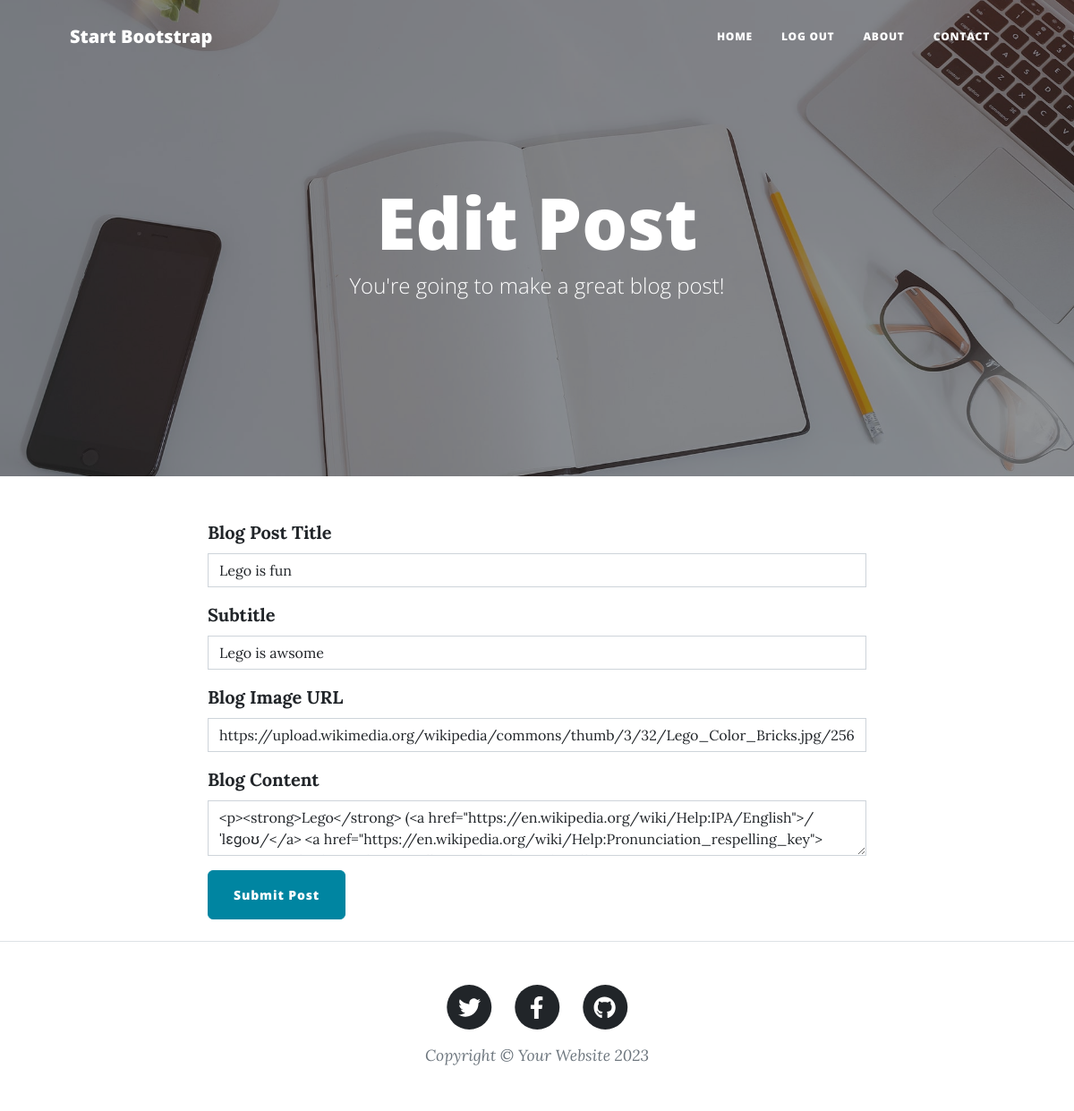
Before: /edit-post/2 (signed in) with the older database file.
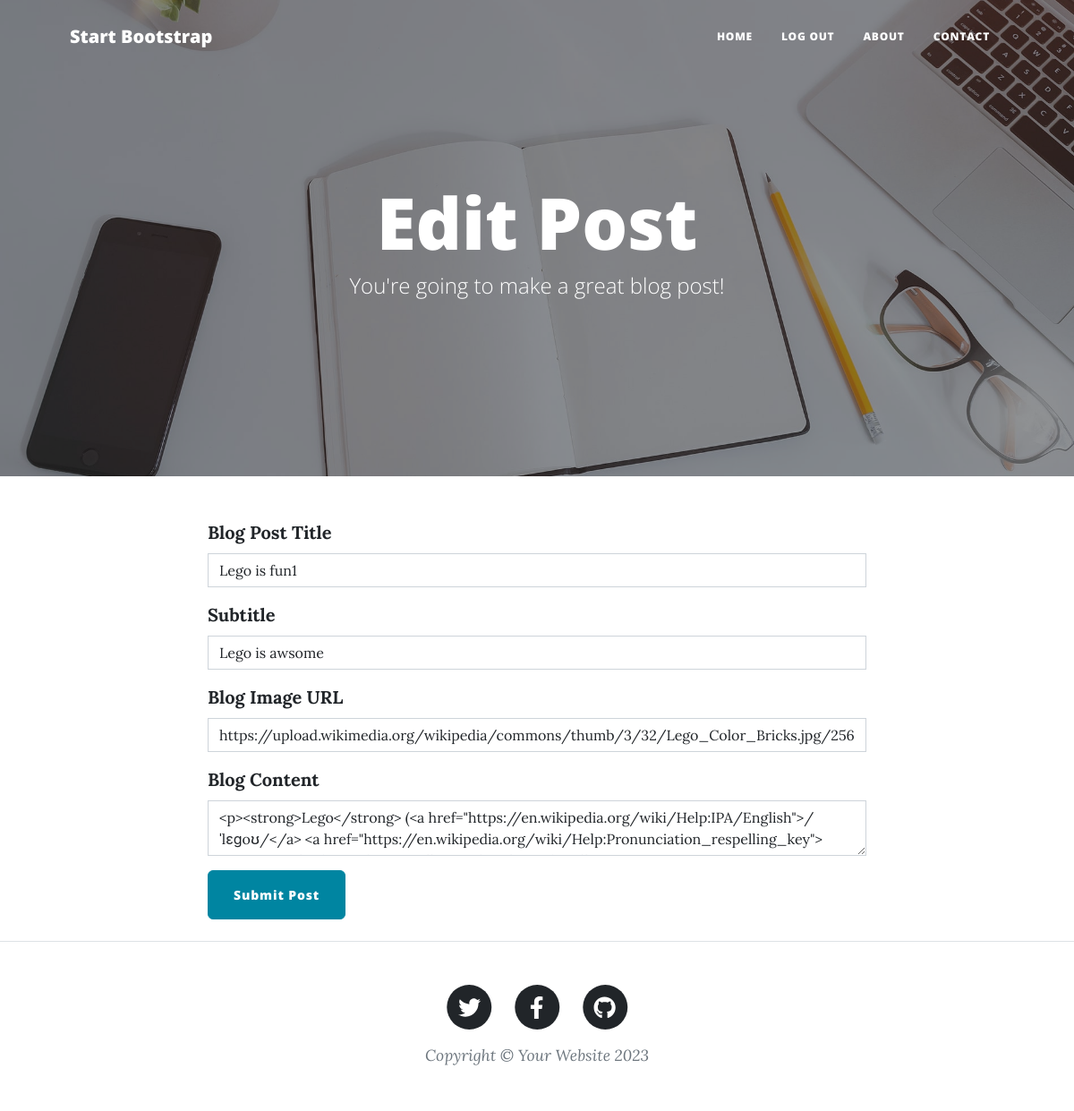
After: the same page with the newer database file.
### main.py (models this page shows)
class BlogPost(db.Model):
    __tablename__ = "blog_posts"
    id: Mapped[int] = mapped_column(Integer, primary_key=True)
    title: Mapped[str] = mapped_column(String(250), unique=True, nullable=False)
    subtitle: Mapped[str] = mapped_column(String(250), nullable=False)
    date: Mapped[str] = mapped_column(String(250), nullable=False)
    body: Mapped[str] = mapped_column(Text, nullable=False)
    author: Mapped[str] = mapped_column(String(250), nullable=False)
    img_url: Mapped[str] = mapped_column(String(250), nullable=False)

### main.py (the view, shortened to what this page needs)
@app.route("/edit-post/<int:post_id>", methods=["GET", "POST"])
@admin_only
def edit_post(post_id):
    post = db.get_or_404(BlogPost, post_id)
    edit_form = CreatePostForm(
        title=post.title,
        subtitle=post.subtitle,
        img_url=post.img_url,
        author=post.author,
        body=post.body
    )
    return render_template("make-post.html", form=edit_form, is_edit=True, current_user=current_user)

### forms.py
class CreatePostForm(FlaskForm):
    title = StringField("Blog Post Title", validators=[DataRequired()])
    subtitle = StringField("Subtitle", validators=[DataRequired()])
    img_url = StringField("Blog Image URL", validators=[DataRequired(), URL()])
    body = CKEditorField("Blog Content", validators=[DataRequired()])
    submit = SubmitField("Submit Post")

### main.py (called while the page is built)
@login_manager.user_loader
def load_user(user_id):
    return User.query.get(int(user_id))

def admin_only(f):
    @wraps(f)
    def decorator_function(*args,**kwargs):
        if (current_user.is_authenticated and current_user.id != 1) or (not current_user.is_authenticated):
            return abort(403)
        return f(*args, **kwargs)
    return decorator_function

### templates/make-post.html
{% from "bootstrap5/form.html" import render_form %} {% block content %} {%
include "header.html" %}
<header
  class="masthead"
  style="background-image: url('../static/assets/img/edit-bg.jpg')"
>
  <div class="container position-relative px-4 px-lg-5">
    <div class="row gx-4 gx-lg-5 justify-content-center">
      <div class="col-md-10 col-lg-8 col-xl-7">
        <div class="page-heading">
          {% if is_edit: %}
          <h1>Edit Post</h1>
          {% else: %}
          <h1>New Post</h1>
          {% endif %}
          <span class="subheading"
            >You're going to make a great blog post!</span
          >
        </div>
      </div>
    </div>
  </div>
</header>
<main class="mb-4">
  <div class="container">
    <div class="row">
      <div class="col-lg-8 col-md-10 mx-auto">
        {{ ckeditor.load() }} {{ ckeditor.config(name='body') }} {{
        render_form(form, novalidate=True, button_map={"submit": "primary"}) }}
      </div>
    </div>
  </div>
</main>
{% include "footer.html" %} {% endblock %}

Changed rows visible on the page:
changed BlogPost "Lego is awsome": title "Lego is fun" → "Lego is fun1"
